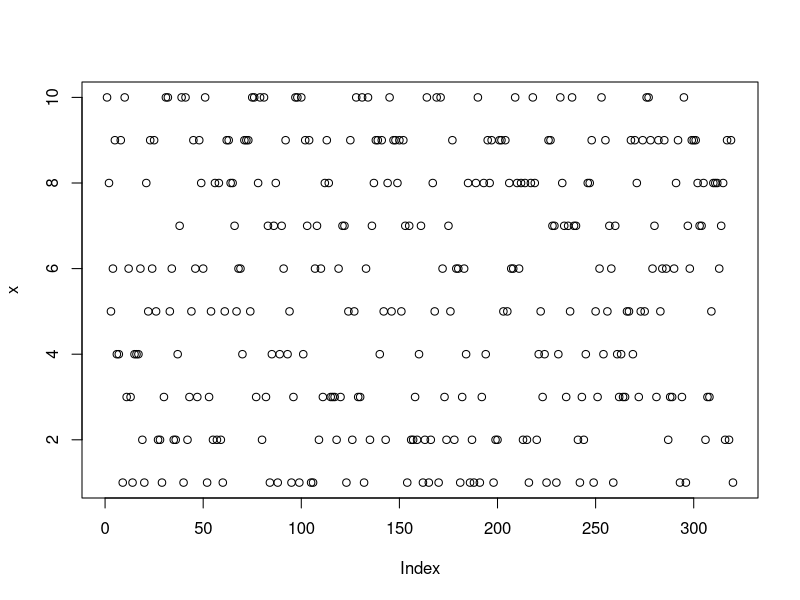
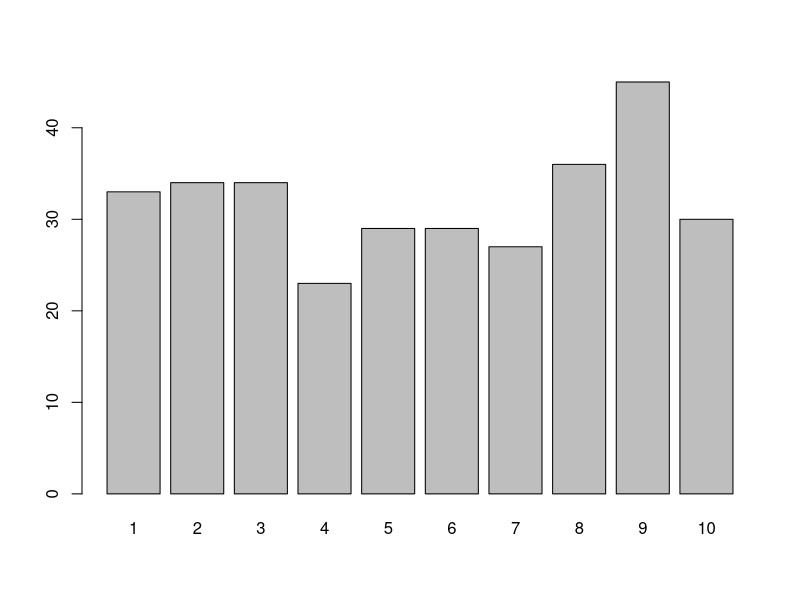

The R source for these figures, in order:
## ---- chunk 1
knitr::opts_chunk$set(
  comment = "", 
  echo = TRUE,
  fig.align = "left"
)
## ---- chunk 2
# Plotting numbers
x <- sample(1:10, 320, replace = TRUE)
typeof(x)
plot(x)

# Plotting factors
y <- factor(x)
typeof(y)
plot(y)
## ---- chunk 3
plot
## ---- chunk 4
methods("plot")
## ---- chunk 5
methods(class = "factor")
## ---- chunk 6
smrz <- function(x, ...) UseMethod("smrz")
smrz
str(smrz)
## ---- chunk 7
smrz.factor <- function(x) {
  freq <- table(x)
  prop <- freq / sum(freq)
  cbind(freq = freq, prop = prop)
}

smrz(y)
## ---- chunk 8
smrz.logical <- function(x) smrz.factor(as.factor(x))

lg <- sample(c(T, F), 250, replace = T)
smrz(lg)
## ---- chunk 9
smrz.default <- function(x) cat("Unknown class, can't summarize")
smrz(1:10)
## ---- chunk 10
smrz.factor <- function(x) {
  freq <- table(x)
  prop <- freq / sum(freq)
  result <- cbind(freq = freq, prop = prop)
  class(result) <- c(class(result), "factorSummary")
  result
}
## ---- chunk 11
smrz.factorSummary <- function(x) {
  n = sum(x[, "freq"]) # Number of values
  H = -sum(x[, "prop"] * log(x[, "prop"])) # Shannon diversity index
  c(n = n, H = H)
}

# create a summary of a factor
y.smry <- smrz(y)
str(y.smry)
class(y.smry)

# summarize the summary
y.smry.smry <- smrz(y.smry)
y.smry.smry
